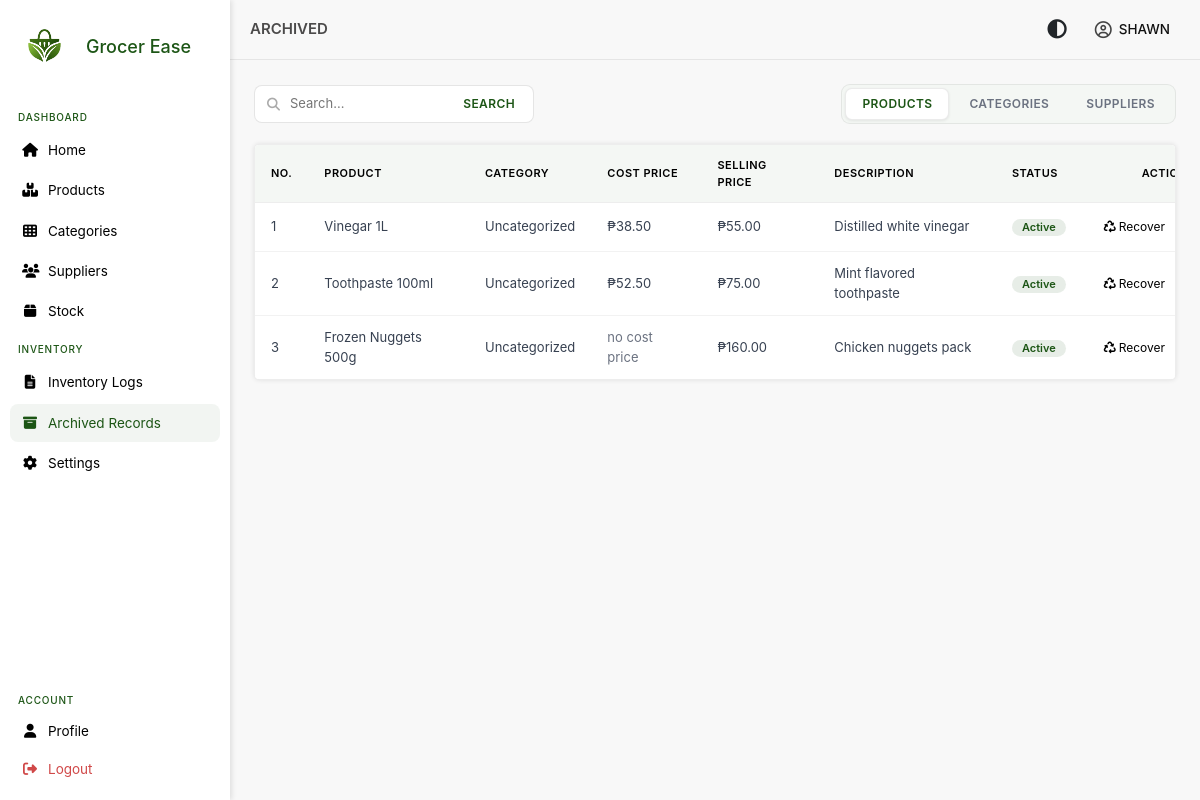
The app's page /views/inventory/archived.php (signed in), older data.
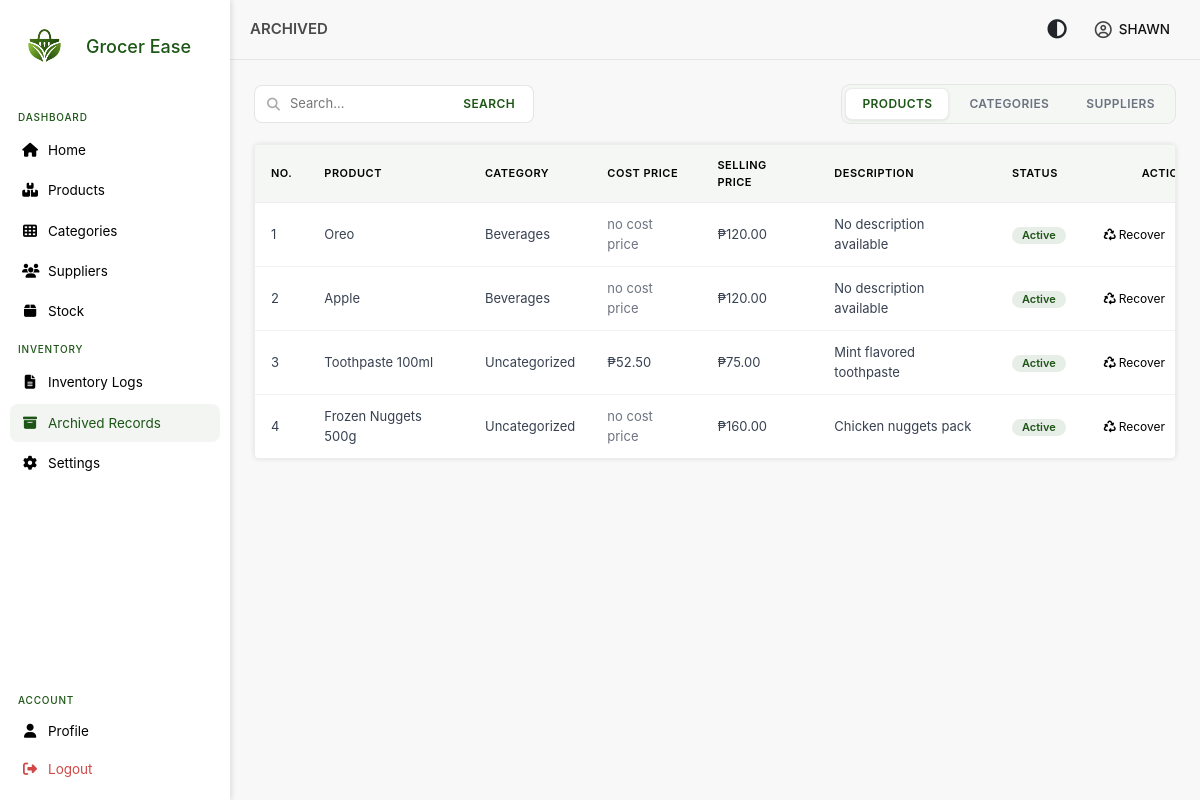
The same page, newer data.
### tables this page shows
CREATE TABLE `users` (
  `user_id` int NOT NULL AUTO_INCREMENT,
  `username` varchar(250) NOT NULL,
  `password` varchar(250) NOT NULL,
  `email` varchar(250) NOT NULL,
  `contact_number` varchar(20) NOT NULL,
  `role` enum('admin') DEFAULT 'admin',
  `profile_picture` blob,
  PRIMARY KEY (`user_id`),
  UNIQUE KEY `email` (`email`)
);

CREATE TABLE `products` (
  `product_id_pk` int NOT NULL AUTO_INCREMENT,
  `product_name` varchar(250) NOT NULL,
  `product_description` longtext,
  `selling_price` decimal(10,2) NOT NULL,
  `status` tinyint DEFAULT '1',
  `is_deleted` tinyint DEFAULT '0',
  `category_id_fk` int DEFAULT NULL,
  `deleted_at` datetime DEFAULT NULL,
  PRIMARY KEY (`product_id_pk`),
  KEY `category_id_fk` (`category_id_fk`),
  KEY `idx_product_name` (`product_name`),
  CONSTRAINT `products_ibfk_1` FOREIGN KEY (`category_id_fk`) REFERENCES `categories` (`category_id_pk`)
);

CREATE TABLE `categories` (
  `category_id_pk` int NOT NULL AUTO_INCREMENT,
  `category_name` varchar(250) NOT NULL,
  `category_description` longtext,
  `is_deleted` tinyint DEFAULT '0',
  `deleted_at` datetime DEFAULT NULL,
  `status` tinyint DEFAULT '1',
  PRIMARY KEY (`category_id_pk`),
  KEY `idx_category_name` (`category_name`)
);

### models/user.php (called while the page is built, shortened)
<?php
class User
{
    private $conn;
    public function __construct($db)
    {
        $this->conn = $db;
    }
    public function GetUserById($id)
    {
        $stmt = $this->conn->prepare(
            "SELECT user_id, username, email, contact_number, role
             FROM users WHERE user_id = :id"
        );
        $stmt->execute([':id' => $id]);
        return $stmt->fetch(PDO::FETCH_ASSOC);
    }
}
?>

### autoload.php (called while the page is built, shortened)
<?php
spl_autoload_register(function ($class) {
    $paths = [
        __DIR__ . '/models/',
        __DIR__ . '/models/Stock/',
        __DIR__ . '/models/Relations/',
    ];
    foreach ($paths as $path) {
        $file = $path . $class . '.php';
        if (file_exists($file)) {
            return;
        }
    }
});
?>

### models/product.php (called while the page is built, shortened)
<?php
class Product
{
    private $conn;
    public function __construct($db)
    {
        $this->conn = $db;
    }
    public function GetDeletedProductsPaginated($page = 1, $limit = 10)
    {
        $offset = ($page - 1) * $limit;
        $stmt = $this->conn->prepare("SELECT p.product_id_pk,
                                             p.product_name,
                                             c.category_name,
                                             MIN(ps.cost_price) AS cost_price,
                                             p.selling_price,
                                             p.product_description,
                                             p.status,
                                             p.is_deleted,
                                             c.status as category_status
                                             FROM products p
                                             LEFT JOIN categories c ON c.category_id_pk = p.category_id_fk
                                             LEFT JOIN product_supplier ps ON ps.product_id_fk = p.product_id_pk AND ps.preferred = 1
                                             WHERE p.is_deleted = 1
                                             GROUP BY p.product_id_pk
                                             ORDER BY p.deleted_at DESC
                                             LIMIT :limit OFFSET :offset");
        $stmt->bindParam(':limit', $limit, PDO::PARAM_INT);
        $stmt->bindParam(':offset', $offset, PDO::PARAM_INT);
        $stmt->execute();
        return $stmt->fetchAll(PDO::FETCH_ASSOC);
    }
    public function GetTotalDeletedProducts()
    {
        $stmt = $this->conn->prepare("SELECT COUNT(*) AS total FROM products WHERE is_deleted = 1");
        $stmt->execute();
        return $stmt->fetchColumn();
    }
}
?>

### views/inventory/archives/deleted_products.php (the view, shortened to what this page needs)
<div class="menu-table">
    <table>
        <thead>
            <tr>
                <th>No.</th>
                <th>Product</th>
                <th>Category</th>
                <th>Cost Price</th>
                <th>Selling Price</th>
                <th>Description</th>
                <th>Status</th>
                <th>Actions</th>
            </tr>
        </thead>
        <tbody>
            <?php $no = (($page - 1) * $per_page) + 1; ?>
            <?php if (empty($products)): ?>
                <tr>
                    <td colspan="8" style="text-align:center; color:#6b7280;">
                        No archived products found
                    </td>
                </tr>
            <?php else: ?>
                <?php foreach ($products as $prod): ?>
                <tr>
                    <td><?= $no++ ?></td>
                    <td><?= htmlspecialchars($prod['product_name']) ?></td>
                    <td>
                        <?= htmlspecialchars(
                            isset($prod['category_name'])
                                ? $prod['category_name'] . ($prod['category_status'] == 0 ? ' (Inactive)' : '')
                                : 'Uncategorized'
                        ) ?>
                    </td>
                    <td><?= $prod['cost_price'] !== null ? '₱' .  number_format($prod['cost_price'], 2) : '<span style="color:#6b7280;">no cost price</span>' ?></td>
                    <td>₱<?= number_format($prod['selling_price'], 2) ?></td>
                    <td><?= htmlspecialchars($prod['product_description'] == '' ? 'No description available' : $prod['product_description']) ?>
                    </td>
                    <td>
                        <span class="badge <?= $prod['status'] == 1 ? 'active' : 'inactive' ?>">
                            <?= $prod['status'] == 1 ? 'Active' : 'Inactive' ?>
                        </span>
                    </td>
                    <td>
                        <div class="actions">
                            <button type="button" class="edit-btn" style="display:flex; align-items:center; gap:3px; font-size:12px; padding:3px 6px;"
                                onclick="restoreProduct('<?= $prod['product_id_pk'] ?>', '<?= htmlspecialchars($prod['product_name']) ?>')">
                                <i class="fa-solid fa-recycle"></i> Recover
                            </button>
                        </div>
                    </td>
                </tr>
                <?php endforeach; ?>
            <?php endif; ?>
        </tbody>
    </table>
</div>

### views/inventory/archived.php (shortened to what this page needs)
<?php
require_once __DIR__ . '/../../autoload.php';
$tab = $_GET['tab'] ?? 'products';
$search = $_GET['search'] ?? '';
$page = isset($_GET['page']) ? max(1, (int) $_GET['page']) : 1;
$limit = 10;
$per_page = $limit;
$product = new Product($db);
$categories = new Category($db);
$suppliers = new Supplier($db);
$products    = [];
if ($tab == 'products') {
    $products = $product->GetDeletedProductsPaginated($page, $limit);
    $total_items = $product->GetTotalDeletedProducts();
} elseif ($tab == 'categories') {
    $category = $categories->GetDeletedCategoriesPaginated($page, $limit);
    $total_items = $categories->GetTotalDeletedCategories();
    $total_pages = (int) ceil($total_items / $limit);
} else {
    $supplier = $suppliers->GetDeletedSuppliersPaginated($page, $limit);
    $total_items = $suppliers->GetTotalDeletedSuppliers();
    $total_pages = (int) ceil($total_items / $limit);
}
?>
<!DOCTYPE html>
<html lang="en">
<?php include "../../includes/head.php" ?>
<body>
    <?php include '../../includes/sidebar.php'; ?>
    <div class="main-content">
        <?php include '../../includes/topbar.php'; ?>
        <div class="page-content">
            <div class="toolbar">
                <div class="search-area">
                    <form method="get">
                        <i class="fas fa-search"></i>
                        <input type="text" name="search" id="search" placeholder="Search..." value="<?= htmlspecialchars($search) ?>">
                        <button type="submit">SEARCH</button>
                    </form>
                </div>
                <div class="header-btn">
                    <a href="archived.php?tab=products" class="<?= $tab == 'products' ? 'active' : '' ?>">Products</a>
                    <a href="archived.php?tab=categories"
                        class="<?= $tab == 'categories' ? 'active' : '' ?>">Categories</a>
                    <a href="archived.php?tab=suppliers"
                        class="<?= $tab == 'suppliers' ? 'active' : '' ?>">Suppliers</a>
                </div>
            </div>
            <?php
            if ($tab == 'products')
                include 'archives/deleted_products.php';
            elseif ($tab == 'categories')
                include 'archives/deleted_categories.php';
            elseif ($tab == 'suppliers')
                include 'archives/deleted_suppliers.php';
            ?>
        </div>
    </div>
</body>
</html>

### includes/head.php (shortened to what this page needs)
<head>
    <link rel="stylesheet" href="https://cdnjs.cloudflare.com/ajax/libs/font-awesome/6.5.0/css/all.min.css">
    <link href="https://cdn.jsdelivr.net/npm/bootstrap@5.3.0/dist/css/bootstrap.min.css" rel="stylesheet">
    <link rel="stylesheet" href="<?= ASSET_URL ?>/css/home.css">
</head>

### includes/sidebar.php (shortened to what this page needs)
<?php
$current = basename($_SERVER['PHP_SELF']);
$products_active = in_array($current, ['products.php', 'manage_suppliers.php', 'edit_product.php']);
$archived_active = in_array($current, ['archived.php', 'deleted_products.php', 'deleted_categories.php', 'deleted_suppliers.php']);
?>
<div class="side-bar">
    <div class="logo">
        <img src="<?= IMAGE_URL ?>/page-logo.png" alt="Grocer Ease Logo">
        <p>Grocer Ease</p>
    </div>
    <div class="side-bar-menu">
        <label>Dashboard</label>
        <a href="dashboard.php" class="menu-btn <?= $current == 'dashboard.php' ? 'active' : '' ?>">
            <i class="fas fa-home"></i>
            <span>Home</span>
        </a>
        <a href="products.php" class="menu-btn <?= $products_active ? 'active' : '' ?>">
            <i class="fa-solid fa-boxes-stacked"></i>
            <span>Products</span>
        </a>
        <a href="category.php" class="menu-btn <?= $current == 'category.php' ? 'active' : '' ?>">
            <i class="fa-solid fa-table-cells"></i>
            <span>Categories</span>
        </a>
        <a href="suppliers.php" class="menu-btn <?= $current == 'suppliers.php' ? 'active' : '' ?>">
            <i class="fa-solid fa-users"></i>
            <span>Suppliers</span>
        </a>
        <a href="stock.php" class="menu-btn <?= $current == 'stock.php' ? 'active' : '' ?>">
            <i class="fa-solid fa-box"></i>
            <span>Stock</span>
        </a>
        <label>Inventory</label>
        <a href="inventory.php" class="menu-btn <?= $current == 'inventory.php' ? 'active' : '' ?>">
            <i class="fa-solid fa-file-lines"></i>
            <span>Inventory Logs</span>
        </a>
        <a href="archived.php" class="menu-btn <?= $archived_active ? 'active' : '' ?>">
            <i class="fa-solid fa-box-archive"></i>
            <span>Archived Records</span>
        </a>
        <a href="settings.php" class="menu-btn <?= $current == 'settings.php' ? 'active' : '' ?>">
            <i class="fa-solid fa-cog"></i>
            <span>Settings</span>
        </a>
        <div class="action-group">
            <label>Account</label>
            <a href="profile.php" class="action <?= $current == 'profile.php' ? 'active' : '' ?>" id="profile-menu">
                <i class="fa-solid fa-user"></i>
                <span>Profile</span>
            </a>
            <a href="#" onclick="logout(); return false;" class="action logout">
                <i class="fa-solid fa-right-from-bracket"></i>
                <span>Logout</span>
            </a>
        </div>
    </div>
</div>

### includes/topbar.php (shortened to what this page needs)
<?php
require_once '../../models/user.php';
global $db;
$page_title = $_SESSION['page_title'] ?? "Dashboard";
$user_id = $_SESSION['id'];
$user = new User($db);
$user_info = $user->GetUserById($user_id);
?>
<div class="topbar">
    <div class="topbar-title">
        <p><?= htmlspecialchars($page_title) ?></p>
    </div>
    <div class="topbar-actions">
        <button id="dark-toggle" title="Dark Mode">
            <i class="fa-solid fa-circle-half-stroke"></i>
        </button>
        <div class="profile-dropdown" id="profile-dropdown">
            <i class="fa-regular fa-circle-user profile-icon"></i>
            <span class="profile-label">
                <?= strtoupper($user_info['username']) ?>
            </span>
        </div>
    </div>
</div>

Row changes from the older to the newer data that the page shows:
no longer on this page (row edited): products: product_name "Vinegar 1L", category_status "Uncategorized", cost_price "38.50", selling_price "55.00", product_description "Distilled white vinegar", status "Active"
added products: product_name "Oreo", category_id_fk.category_name "Beverages", shows "no cost price", selling_price "120.00", product_description "No description available", status "Active"
added products: product_name "Apple", category_id_fk.category_name "Beverages", shows "no cost price", selling_price "120.00", product_description "No description available", status "Active"
